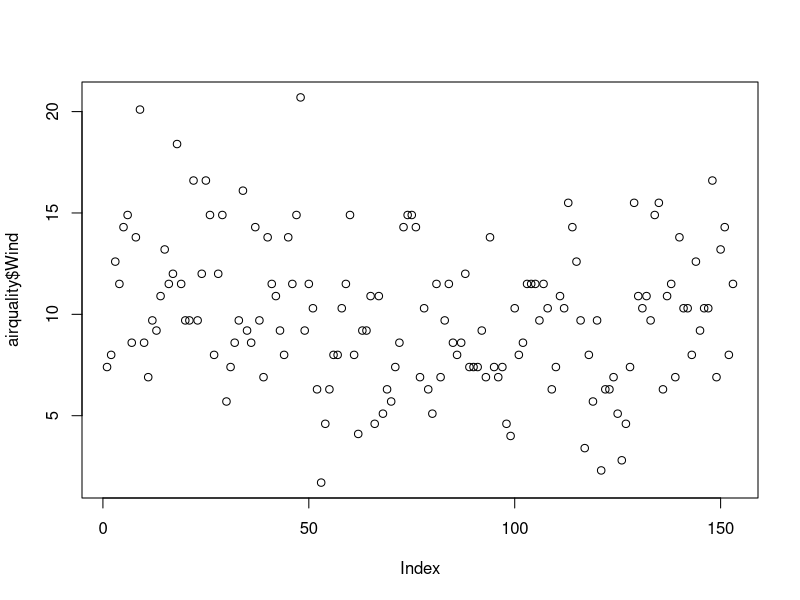
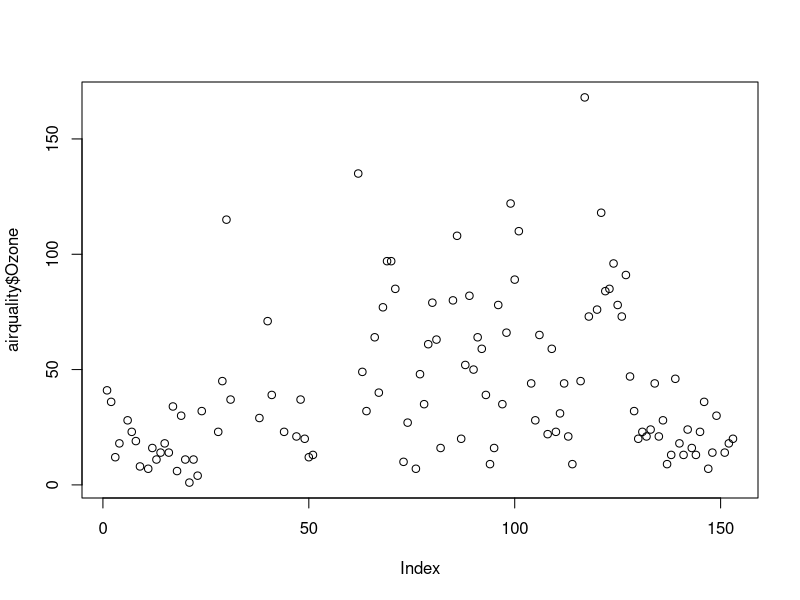
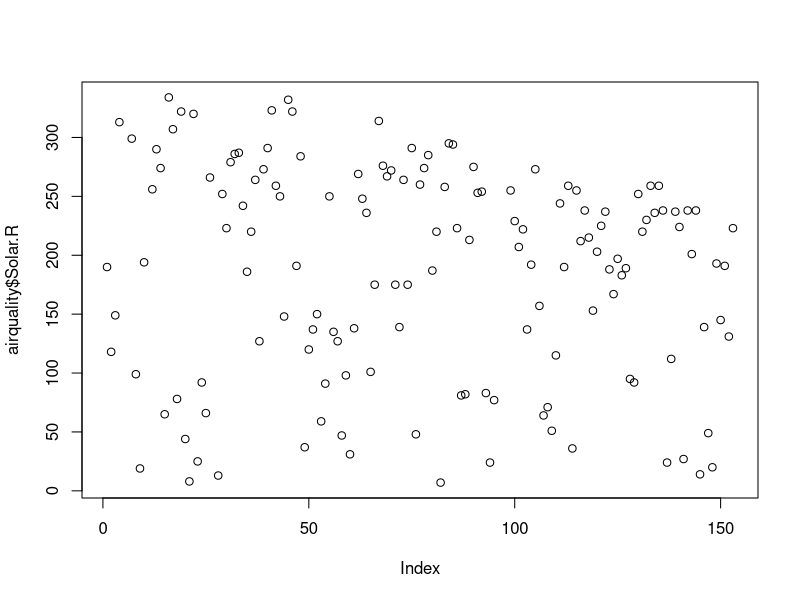
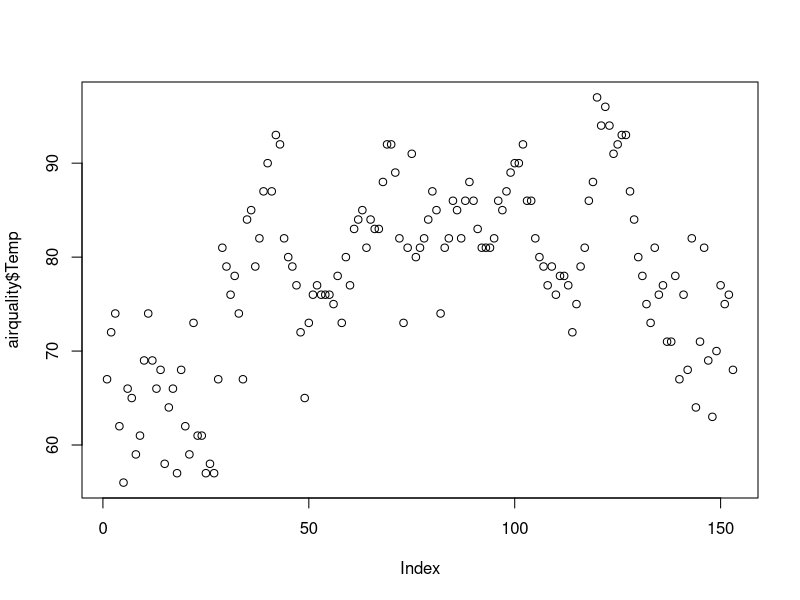
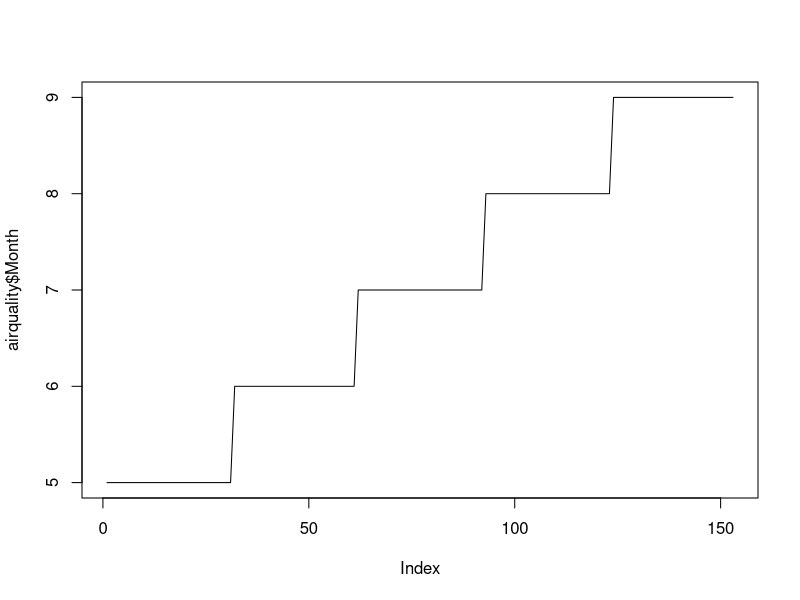
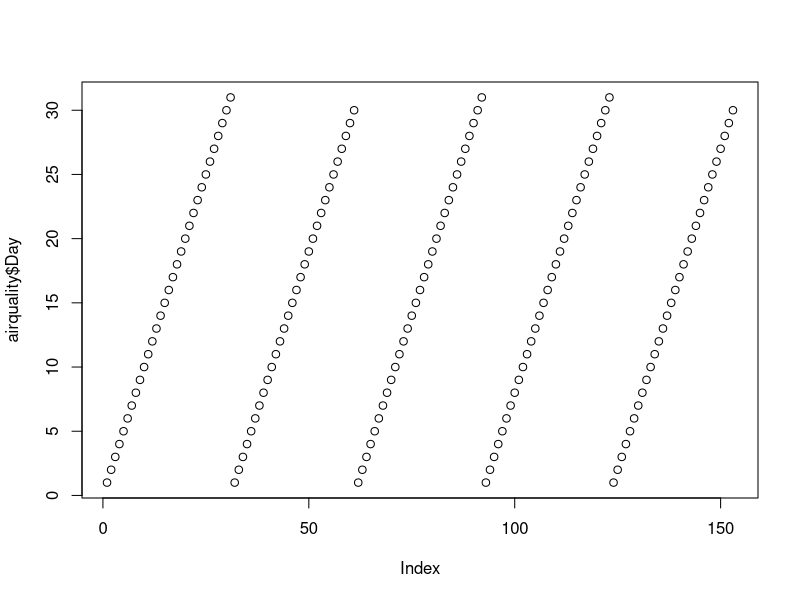
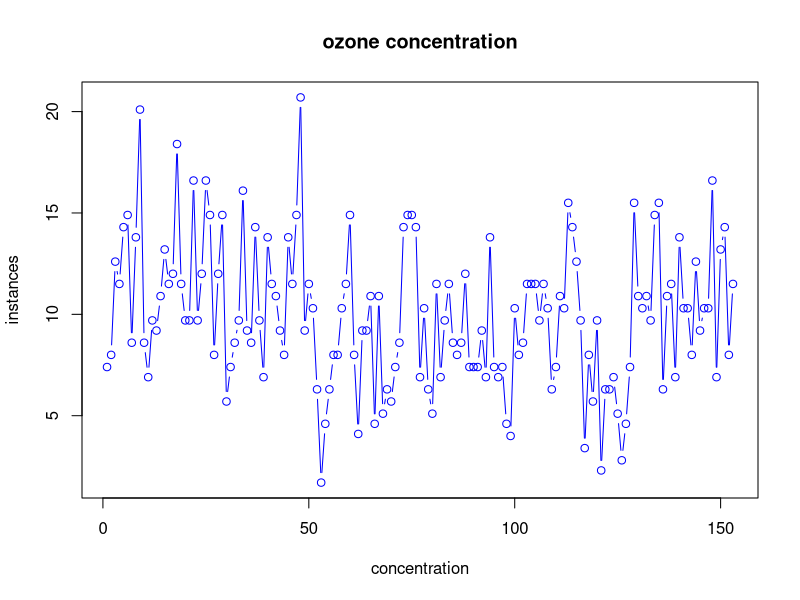
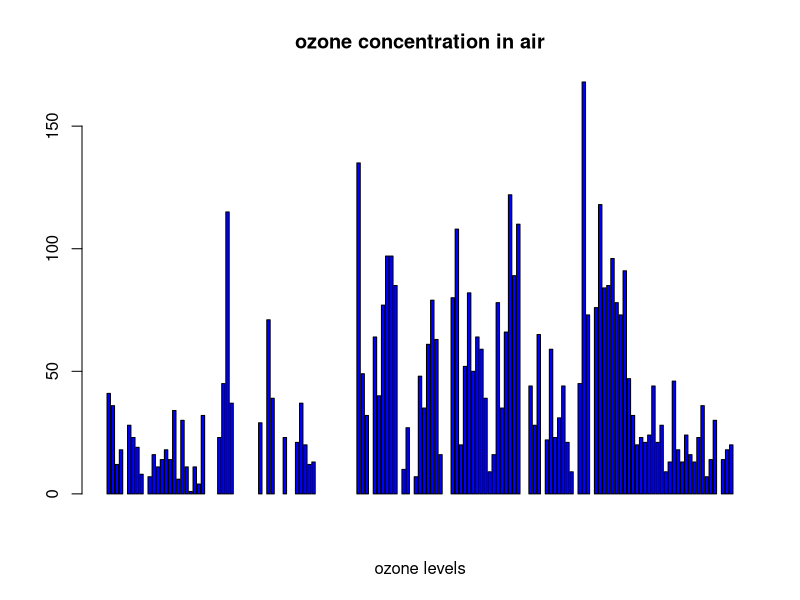

The R source for these figures, in order:
bhupal<- datasets::airquality
# getting the first 10 rows of Airquality
head(airquality,10)
# getting the last 8 rows of Airquality
tail(airquality,8)
# columns
airquality[,c(1,2)]
df<-airquality[,-6]
# Summary for the air quality 
summary(airquality[,1])
# summary for the airquality of wind
summary(airquality$Wind)
#summary for the air quality data
summary(airquality)
summary(airquality$Ozone)
summary(airquality$Solar.R)
summary(airquality$Temp)
summary(airquality$Month)
summary(airquality$Day)
# Plotting
plot(airquality$Wind)
plot(airquality$Ozone)
plot(airquality$Solar.R)
plot(airquality$Temp)
plot(airquality$Month,type = "l") #here l means line
plot(airquality$Day)
# Points and lines
plot(airquality$Wind,main = 'ozone concentration',xlab = 'concentration',ylab = 'instances',col='blue',type = 'b')
# horizontal Bar plot
barplot(airquality$Ozone,main = 'ozone concentration in air',xlab = 'ozone levels',col = 'blue',horiz = F,axes = T)
# histogram
hist(airquality$Temp)
hist(airquality$Temp, 
     main = 'Solar Radiation values in air',
     xlab = 'Solar rad.', col='blue')
#single box plot
boxplot(airquality$Wind,main="Boxplot")
# Multiple box plots
boxplot(airquality[,1:4],main='Multiple')
#margin of the grid(mar), 
#no of rows and columns(mfrow), 
#whether a border is to be included(bty) 
#and position of the 
#labels(las: 1 for horizontal, las: 0 for vertical)
#bty - box around the plot
par(mfrow=c(3,3),mar=c(2,5,2,1),  las=0, bty="o")
plot(airquality$Ozone)
plot(airquality$Ozone, airquality$Wind)
plot(airquality$Ozone, type= "l")
plot(airquality$Wind, type= "l")
plot(airquality$Temp,type= "l")
barplot(airquality$Ozone, main = 'Ozone Concenteration in air',
        xlab = 'ozone levels', col='green',horiz = TRUE)
hist(airquality$Solar.R)
boxplot(airquality$Solar.R)
boxplot(airquality[,0:4], main='Multiple Box plots')
# standard deviation of ozone
sd(airquality$Ozone,na.rm = T)
